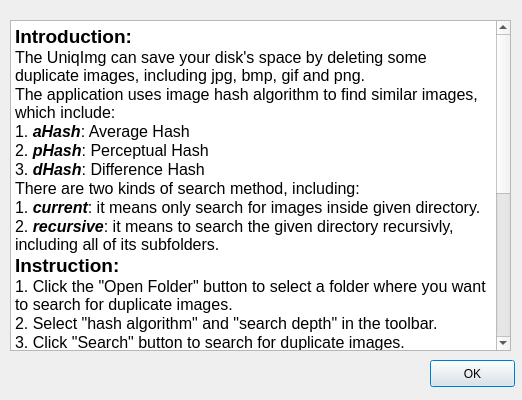
<?xml version="1.0" encoding="UTF-8"?>
<ui version="4.0">
 <class>Dialog</class>
 <widget class="QDialog" name="Dialog">
  <property name="geometry">
   <rect>
    <x>0</x>
    <y>0</y>
    <width>522</width>
    <height>400</height>
   </rect>
  </property>
  <property name="windowTitle">
   <string>UniqImg User Guide</string>
  </property>
  <widget class="QTextBrowser" name="textBrowser">
   <property name="geometry">
    <rect>
     <x>10</x>
     <y>20</y>
     <width>501</width>
     <height>331</height>
    </rect>
   </property>
   <property name="html">
    <string>&lt;!DOCTYPE HTML PUBLIC &quot;-//W3C//DTD HTML 4.0//EN&quot; &quot;http://www.w3.org/TR/REC-html40/strict.dtd&quot;&gt;
&lt;html&gt;&lt;head&gt;&lt;meta name=&quot;qrichtext&quot; content=&quot;1&quot; /&gt;&lt;style type=&quot;text/css&quot;&gt;
p, li { white-space: pre-wrap; }
&lt;/style&gt;&lt;/head&gt;&lt;body style=&quot; font-family:'Open Sans'; font-size:9pt; font-weight:400; font-style:normal;&quot;&gt;
&lt;p style=&quot; margin-top:0px; margin-bottom:0px; margin-left:0px; margin-right:0px; -qt-block-indent:0; text-indent:0px;&quot;&gt;&lt;span style=&quot; font-size:14pt; font-weight:600;&quot;&gt;Introduction:&lt;/span&gt;&lt;/p&gt;
&lt;p style=&quot; margin-top:0px; margin-bottom:0px; margin-left:0px; margin-right:0px; -qt-block-indent:0; text-indent:0px;&quot;&gt;&lt;span style=&quot; font-size:12pt;&quot;&gt;The UniqImg can save your disk's space by deleting some duplicate images, including jpg, bmp, gif and png.&lt;/span&gt;&lt;/p&gt;
&lt;p style=&quot; margin-top:0px; margin-bottom:0px; margin-left:0px; margin-right:0px; -qt-block-indent:0; text-indent:0px;&quot;&gt;&lt;span style=&quot; font-size:12pt;&quot;&gt;The application uses image hash algorithm to find similar images, which include:&lt;/span&gt;&lt;/p&gt;
&lt;p style=&quot; margin-top:0px; margin-bottom:0px; margin-left:0px; margin-right:0px; -qt-block-indent:0; text-indent:0px;&quot;&gt;&lt;span style=&quot; font-size:12pt;&quot;&gt;1. &lt;/span&gt;&lt;span style=&quot; font-size:12pt; font-weight:600; font-style:italic;&quot;&gt;aHash&lt;/span&gt;&lt;span style=&quot; font-size:12pt;&quot;&gt;: Average Hash&lt;/span&gt;&lt;/p&gt;
&lt;p style=&quot; margin-top:0px; margin-bottom:0px; margin-left:0px; margin-right:0px; -qt-block-indent:0; text-indent:0px;&quot;&gt;&lt;span style=&quot; font-size:12pt;&quot;&gt;2. &lt;/span&gt;&lt;span style=&quot; font-size:12pt; font-weight:600; font-style:italic;&quot;&gt;pHash&lt;/span&gt;&lt;span style=&quot; font-size:12pt;&quot;&gt;: Perceptual Hash&lt;/span&gt;&lt;/p&gt;
&lt;p style=&quot; margin-top:0px; margin-bottom:0px; margin-left:0px; margin-right:0px; -qt-block-indent:0; text-indent:0px;&quot;&gt;&lt;span style=&quot; font-size:12pt;&quot;&gt;3. &lt;/span&gt;&lt;span style=&quot; font-size:12pt; font-weight:600; font-style:italic;&quot;&gt;dHash&lt;/span&gt;&lt;span style=&quot; font-size:12pt;&quot;&gt;: Difference Hash&lt;/span&gt;&lt;/p&gt;
&lt;p style=&quot; margin-top:0px; margin-bottom:0px; margin-left:0px; margin-right:0px; -qt-block-indent:0; text-indent:0px;&quot;&gt;&lt;span style=&quot; font-size:12pt;&quot;&gt;There are two kinds of search method, including:&lt;/span&gt;&lt;/p&gt;
&lt;p style=&quot; margin-top:0px; margin-bottom:0px; margin-left:0px; margin-right:0px; -qt-block-indent:0; text-indent:0px;&quot;&gt;&lt;span style=&quot; font-size:12pt;&quot;&gt;1. &lt;/span&gt;&lt;span style=&quot; font-size:12pt; font-weight:600; font-style:italic;&quot;&gt;current&lt;/span&gt;&lt;span style=&quot; font-size:12pt;&quot;&gt;: it means only search for images inside given directory.&lt;/span&gt;&lt;/p&gt;
&lt;p style=&quot; margin-top:0px; margin-bottom:0px; margin-left:0px; margin-right:0px; -qt-block-indent:0; text-indent:0px;&quot;&gt;&lt;span style=&quot; font-size:12pt;&quot;&gt;2. &lt;/span&gt;&lt;span style=&quot; font-size:12pt; font-weight:600; font-style:italic;&quot;&gt;recursive&lt;/span&gt;&lt;span style=&quot; font-size:12pt;&quot;&gt;: it means to search the given directory recursivly, including all of its subfolders.&lt;/span&gt;&lt;/p&gt;
&lt;p style=&quot; margin-top:0px; margin-bottom:0px; margin-left:0px; margin-right:0px; -qt-block-indent:0; text-indent:0px;&quot;&gt;&lt;span style=&quot; font-size:14pt; font-weight:600;&quot;&gt;Instruction:&lt;/span&gt;&lt;/p&gt;
&lt;p style=&quot; margin-top:0px; margin-bottom:0px; margin-left:0px; margin-right:0px; -qt-block-indent:0; text-indent:0px;&quot;&gt;&lt;span style=&quot; font-size:12pt;&quot;&gt;1. Click the &amp;quot;Open Folder&amp;quot; button to select a folder where you want to search for duplicate images.&lt;/span&gt;&lt;/p&gt;
&lt;p style=&quot; margin-top:0px; margin-bottom:0px; margin-left:0px; margin-right:0px; -qt-block-indent:0; text-indent:0px;&quot;&gt;&lt;span style=&quot; font-size:12pt;&quot;&gt;2. Select &amp;quot;hash algorithm&amp;quot; and &amp;quot;search depth&amp;quot; in the toolbar.&lt;/span&gt;&lt;/p&gt;
&lt;p style=&quot; margin-top:0px; margin-bottom:0px; margin-left:0px; margin-right:0px; -qt-block-indent:0; text-indent:0px;&quot;&gt;&lt;span style=&quot; font-size:12pt;&quot;&gt;3. Click &amp;quot;Search&amp;quot; button to search for duplicate images.&lt;/span&gt;&lt;/p&gt;
&lt;p style=&quot; margin-top:0px; margin-bottom:0px; margin-left:0px; margin-right:0px; -qt-block-indent:0; text-indent:0px;&quot;&gt;&lt;span style=&quot; font-size:12pt;&quot;&gt;4. The results would be shown on the lower part, in which each kind of duplicate images will be stored in a folder.&lt;/span&gt;&lt;/p&gt;
&lt;p style=&quot; margin-top:0px; margin-bottom:0px; margin-left:0px; margin-right:0px; -qt-block-indent:0; text-indent:0px;&quot;&gt;&lt;span style=&quot; font-size:12pt;&quot;&gt;5. Click a folder to open the detail dialog, where you could see all of the duplicate images.&lt;/span&gt;&lt;/p&gt;
&lt;p style=&quot; margin-top:0px; margin-bottom:0px; margin-left:0px; margin-right:0px; -qt-block-indent:0; text-indent:0px;&quot;&gt;&lt;span style=&quot; font-size:12pt;&quot;&gt;6. Check some images you want to remove, a preview of the selected image will be presented on the right hand side.&lt;/span&gt;&lt;/p&gt;
&lt;p style=&quot; margin-top:0px; margin-bottom:0px; margin-left:0px; margin-right:0px; -qt-block-indent:0; text-indent:0px;&quot;&gt;&lt;span style=&quot; font-size:12pt;&quot;&gt;7. Click &amp;quot;Remove&amp;quot; button to remove the selected images. And that's it.&lt;/span&gt;&lt;/p&gt;
&lt;p style=&quot; margin-top:0px; margin-bottom:0px; margin-left:0px; margin-right:0px; -qt-block-indent:0; text-indent:0px;&quot;&gt;&lt;span style=&quot; font-size:14pt; font-weight:600;&quot;&gt;Shortcuts:&lt;/span&gt;&lt;/p&gt;
&lt;p style=&quot; margin-top:0px; margin-bottom:0px; margin-left:0px; margin-right:0px; -qt-block-indent:0; text-indent:0px;&quot;&gt;&lt;span style=&quot; font-size:12pt;&quot;&gt;1. Open Homepage: &lt;/span&gt;&lt;span style=&quot; font-size:12pt; font-style:italic;&quot;&gt;Ctrl+H&lt;/span&gt;&lt;/p&gt;
&lt;p style=&quot; margin-top:0px; margin-bottom:0px; margin-left:0px; margin-right:0px; -qt-block-indent:0; text-indent:0px;&quot;&gt;&lt;span style=&quot; font-size:12pt;&quot;&gt;2. Open Folder: &lt;/span&gt;&lt;span style=&quot; font-size:12pt; font-style:italic;&quot;&gt;Ctrl+O&lt;/span&gt;&lt;/p&gt;
&lt;p style=&quot; margin-top:0px; margin-bottom:0px; margin-left:0px; margin-right:0px; -qt-block-indent:0; text-indent:0px;&quot;&gt;&lt;span style=&quot; font-size:12pt;&quot;&gt;3. Exit: &lt;/span&gt;&lt;span style=&quot; font-size:12pt; font-style:italic;&quot;&gt;Ctrl+Q&lt;/span&gt;&lt;/p&gt;
&lt;p style=&quot; margin-top:0px; margin-bottom:0px; margin-left:0px; margin-right:0px; -qt-block-indent:0; text-indent:0px;&quot;&gt;&lt;span style=&quot; font-size:12pt;&quot;&gt;4. Search: &lt;/span&gt;&lt;span style=&quot; font-size:12pt; font-style:italic;&quot;&gt;Enter &lt;/span&gt;&lt;span style=&quot; font-size:12pt;&quot;&gt;(it works only when the path line is focused)&lt;/span&gt;&lt;/p&gt;
&lt;p style=&quot; margin-top:0px; margin-bottom:0px; margin-left:0px; margin-right:0px; -qt-block-indent:0; text-indent:0px;&quot;&gt;&lt;span style=&quot; font-size:14pt; font-weight:600;&quot;&gt;Help:&lt;/span&gt;&lt;/p&gt;
&lt;p style=&quot; margin-top:0px; margin-bottom:0px; margin-left:0px; margin-right:0px; -qt-block-indent:0; text-indent:0px;&quot;&gt;&lt;span style=&quot; font-size:12pt;&quot;&gt;For some help, feel free to contact &lt;/span&gt;&lt;span style=&quot; font-size:12pt; text-decoration: underline; color:#0000ff;&quot;&gt;chenyd@yandex.com&lt;/span&gt;&lt;/p&gt;&lt;/body&gt;&lt;/html&gt;</string>
   </property>
  </widget>
  <widget class="QPushButton" name="pushButton">
   <property name="geometry">
    <rect>
     <x>430</x>
     <y>360</y>
     <width>85</width>
     <height>27</height>
    </rect>
   </property>
   <property name="text">
    <string>OK</string>
   </property>
  </widget>
 </widget>
 <resources/>
 <connections>
  <connection>
   <sender>pushButton</sender>
   <signal>clicked()</signal>
   <receiver>Dialog</receiver>
   <slot>close()</slot>
   <hints>
    <hint type="sourcelabel">
     <x>472</x>
     <y>373</y>
    </hint>
    <hint type="destinationlabel">
     <x>262</x>
     <y>199</y>
    </hint>
   </hints>
  </connection>
 </connections>
</ui>
